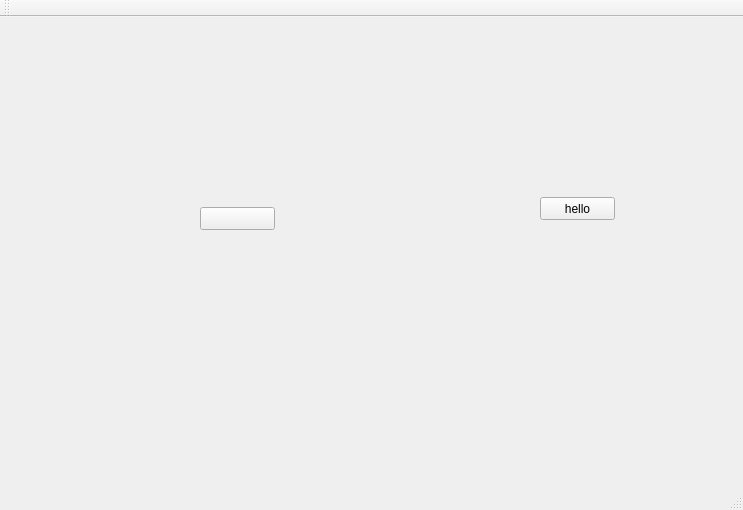
<?xml version="1.0" encoding="UTF-8"?>
<ui version="4.0">
 <class>MainWindow</class>
 <widget class="QMainWindow" name="MainWindow">
  <property name="geometry">
   <rect>
    <x>0</x>
    <y>0</y>
    <width>743</width>
    <height>510</height>
   </rect>
  </property>
  <property name="windowTitle">
   <string>MainWindow</string>
  </property>
  <widget class="QWidget" name="centralWidget">
   <widget class="QPushButton" name="pushButton">
    <property name="geometry">
     <rect>
      <x>540</x>
      <y>180</y>
      <width>75</width>
      <height>23</height>
     </rect>
    </property>
    <property name="text">
     <string>hello</string>
    </property>
   </widget>
   <widget class="QPushButton" name="pushButton_2">
    <property name="geometry">
     <rect>
      <x>200</x>
      <y>190</y>
      <width>75</width>
      <height>23</height>
     </rect>
    </property>
    <property name="text">
     <string/>
    </property>
   </widget>
  </widget>
  <widget class="QMenuBar" name="menuBar">
   <property name="geometry">
    <rect>
     <x>0</x>
     <y>0</y>
     <width>743</width>
     <height>23</height>
    </rect>
   </property>
  </widget>
  <widget class="QToolBar" name="mainToolBar">
   <attribute name="toolBarArea">
    <enum>TopToolBarArea</enum>
   </attribute>
   <attribute name="toolBarBreak">
    <bool>false</bool>
   </attribute>
  </widget>
  <widget class="QStatusBar" name="statusBar"/>
 </widget>
 <layoutdefault spacing="6" margin="11"/>
 <resources/>
 <connections/>
</ui>
